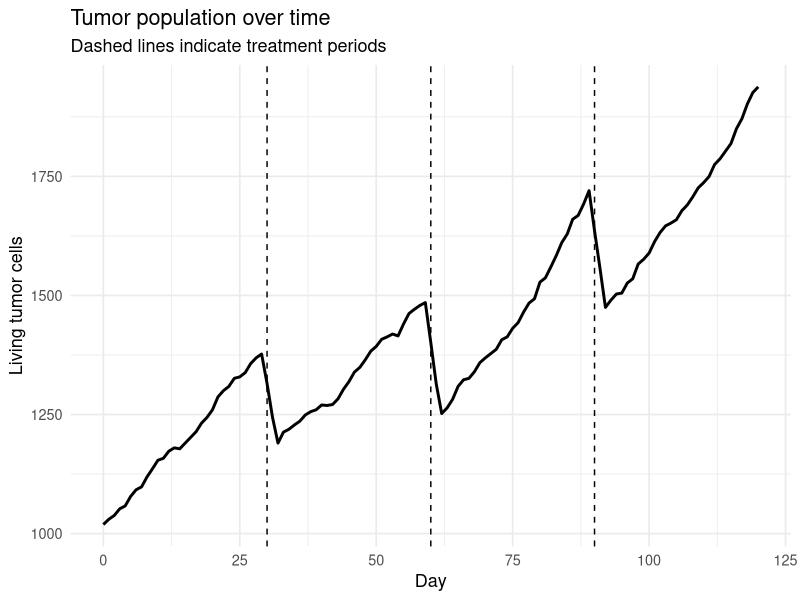
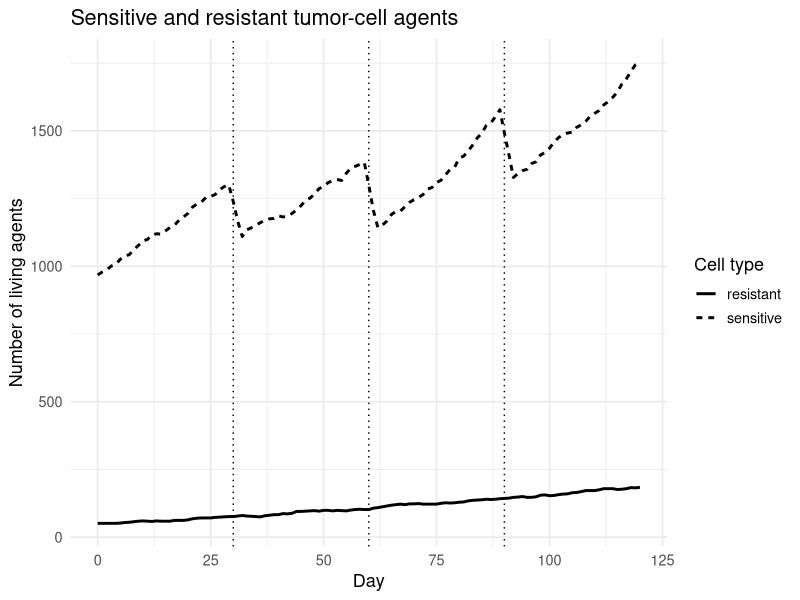
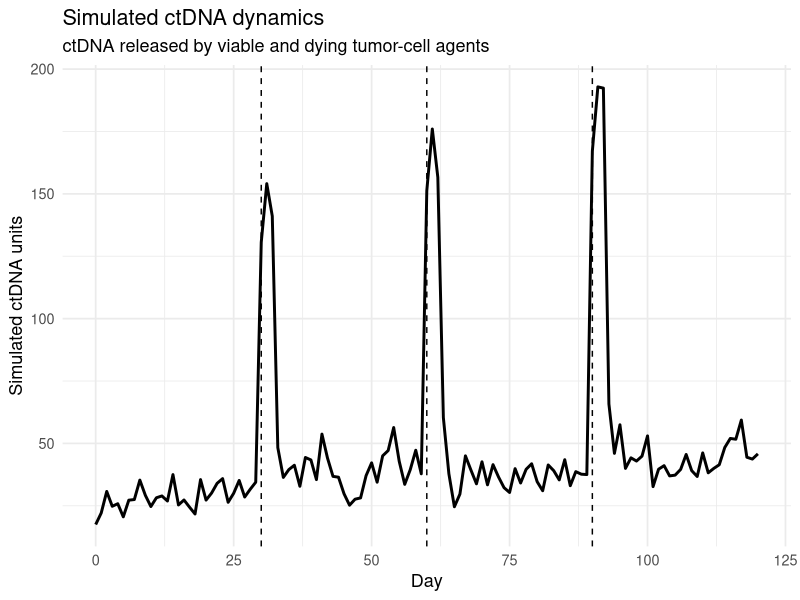
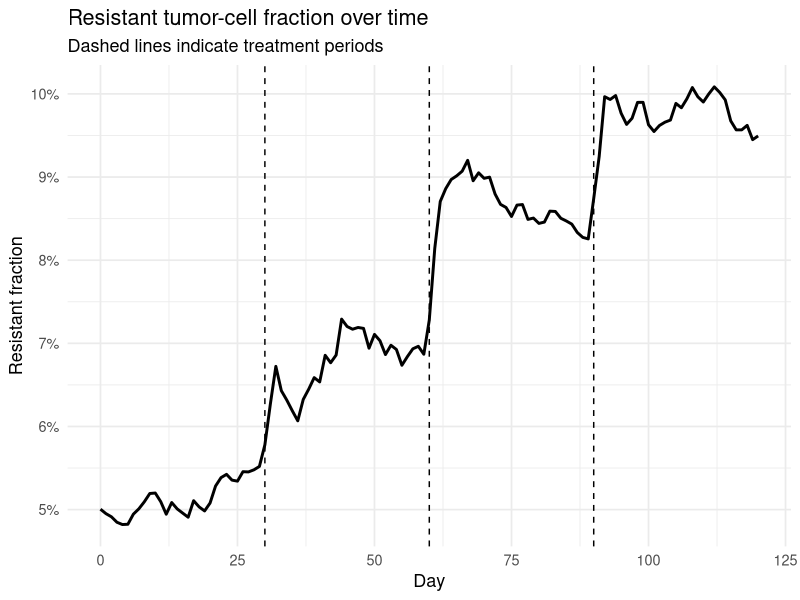
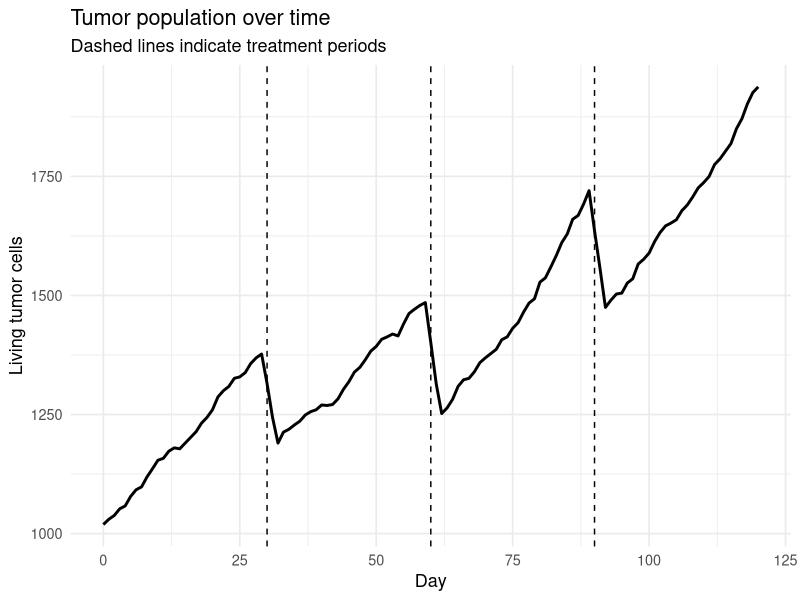
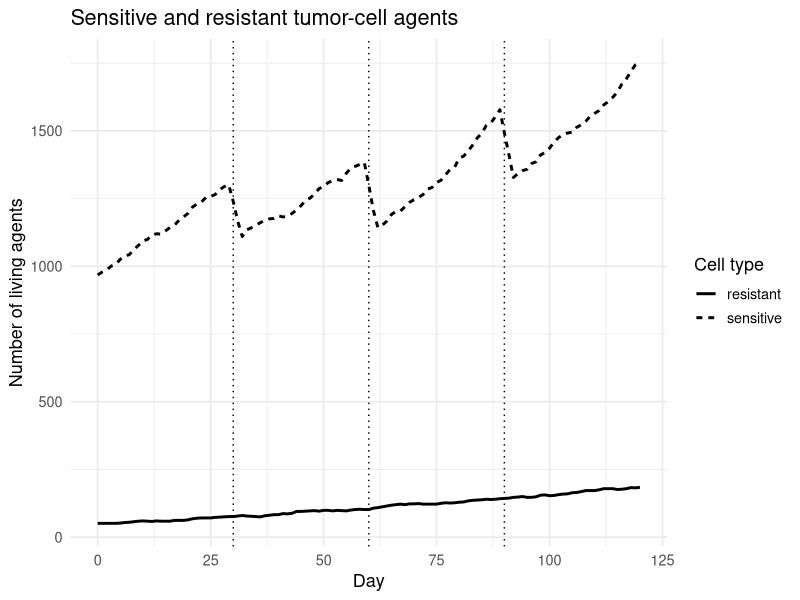
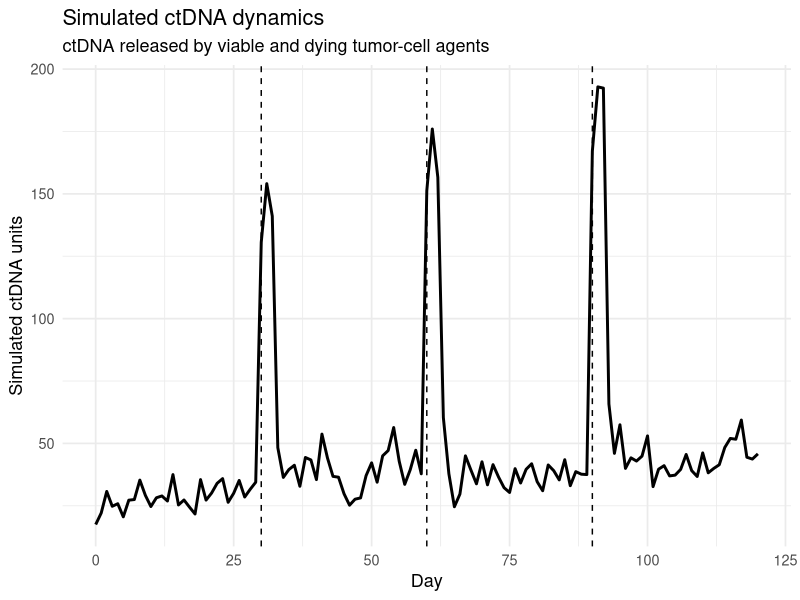
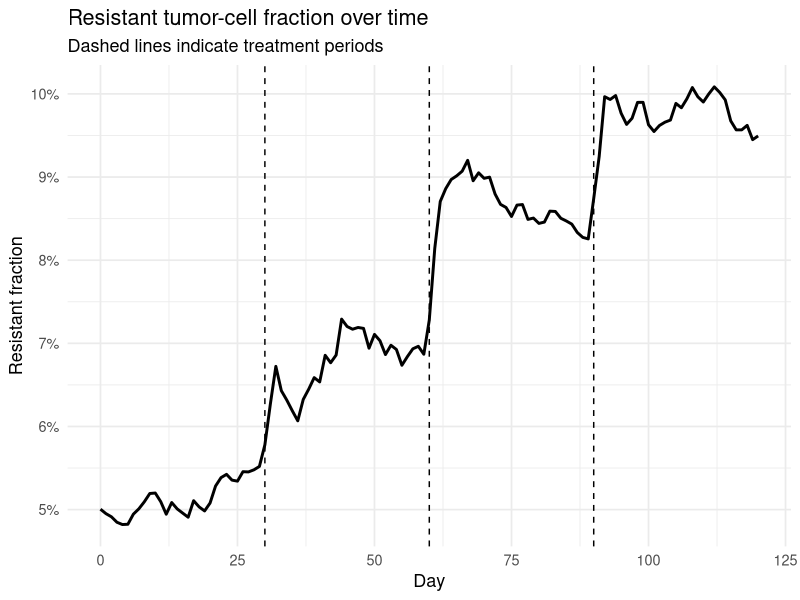

Reproduce these figures in R, in order.
#install.packages(c("dplyr", "ggplot2", "tidyr", "scales"))
library(dplyr)
library(ggplot2)
library(tidyr)
library(scales)


# ============================================================
# SIMPLE INDIVIDUAL-CELL AGENT-BASED MODEL OF ctDNA
# ============================================================

set.seed(123)


# ============================================================
# 1. GENERAL SETTINGS
# ============================================================

simulation_days <- 120

initial_cells <- 1000

initial_resistant_fraction <- 0.05

treatment_days <- c(30, 60, 90)

treatment_duration <- 3


# ============================================================
# 2. BIOLOGICAL PARAMETERS
# ============================================================

# Sensitive cells
division_prob_S <- 0.025
apoptosis_prob_S <- 0.012
necrosis_prob_S <- 0.003

# Resistant cells
division_prob_R <- 0.022
apoptosis_prob_R <- 0.009
necrosis_prob_R <- 0.002


# ============================================================
# 3. TREATMENT EFFECT
# ============================================================

treatment_apoptosis_multiplier_S <- 6
treatment_necrosis_multiplier_S <- 3

treatment_apoptosis_multiplier_R <- 1.5
treatment_necrosis_multiplier_R <- 1.2


# ============================================================
# 4. ctDNA RELEASE
# ============================================================

active_release_S <- 0.002
active_release_R <- 0.003

apoptosis_release_S <- 1.0
apoptosis_release_R <- 1.2

necrosis_release_S <- 2.0
necrosis_release_R <- 2.4

ctDNA_clearance_fraction <- 0.80


# ============================================================
# 5. CREATE INITIAL AGENTS
# ============================================================

n_resistant <- round(
  initial_cells * initial_resistant_fraction
)

n_sensitive <- initial_cells - n_resistant

agents <- data.frame(
  id = 1:initial_cells,
  type = c(
    rep("Sensitive", n_sensitive),
    rep("Resistant", n_resistant)
  ),
  alive = TRUE,
  stringsAsFactors = FALSE
)

next_id <- initial_cells + 1


# ============================================================
# 6. STORAGE
# ============================================================

results <- data.frame()

ctDNA_pool <- 0


# ============================================================
# 7. SIMULATION LOOP
# ============================================================

for (day in 0:simulation_days) {
  
  # ----------------------------------------------------------
  # Determine whether treatment is active
  # ----------------------------------------------------------
  
  treatment_active <- any(
    day >= treatment_days &
      day < treatment_days + treatment_duration
  )
  
  
  # ----------------------------------------------------------
  # Identify living agents
  # ----------------------------------------------------------
  
  living_ids <- agents$id[
    agents$alive
  ]
  
  
  # ----------------------------------------------------------
  # Daily counters
  # ----------------------------------------------------------
  
  apoptosis_today <- 0
  necrosis_today <- 0
  
  new_cells <- list()
  
  
  # ==========================================================
  # EACH AGENT MAKES ITS OWN STOCHASTIC DECISION
  # ==========================================================
  
  for (cell_id in living_ids) {
    
    idx <- which(
      agents$id == cell_id
    )
    
    cell_type <- agents$type[idx]
    
    
    # --------------------------------------------------------
    # Assign biological probabilities
    # --------------------------------------------------------
    
    if (cell_type == "Sensitive") {
      
      division_prob <- division_prob_S
      apoptosis_prob <- apoptosis_prob_S
      necrosis_prob <- necrosis_prob_S
      
      if (treatment_active) {
        
        apoptosis_prob <-
          apoptosis_prob *
          treatment_apoptosis_multiplier_S
        
        necrosis_prob <-
          necrosis_prob *
          treatment_necrosis_multiplier_S
      }
      
    } else {
      
      division_prob <- division_prob_R
      apoptosis_prob <- apoptosis_prob_R
      necrosis_prob <- necrosis_prob_R
      
      if (treatment_active) {
        
        apoptosis_prob <-
          apoptosis_prob *
          treatment_apoptosis_multiplier_R
        
        necrosis_prob <-
          necrosis_prob *
          treatment_necrosis_multiplier_R
      }
    }
    
    
    # --------------------------------------------------------
    # Ensure probabilities do not exceed 1
    # --------------------------------------------------------
    
    apoptosis_prob <- min(
      apoptosis_prob,
      1
    )
    
    necrosis_prob <- min(
      necrosis_prob,
      1
    )
    
    
    # --------------------------------------------------------
    # APOPTOSIS
    # --------------------------------------------------------
    
    if (runif(1) < apoptosis_prob) {
      
      agents$alive[idx] <- FALSE
      apoptosis_today <- apoptosis_today + 1
      
      next
    }
    
    
    # --------------------------------------------------------
    # NECROSIS
    # --------------------------------------------------------
    
    if (runif(1) < necrosis_prob) {
      
      agents$alive[idx] <- FALSE
      necrosis_today <- necrosis_today + 1
      
      next
    }
    
    
    # --------------------------------------------------------
    # CELL DIVISION
    # --------------------------------------------------------
    
    if (runif(1) < division_prob) {
      
      new_cells[[length(new_cells) + 1]] <-
        data.frame(
          id = next_id,
          type = cell_type,
          alive = TRUE,
          stringsAsFactors = FALSE
        )
      
      next_id <- next_id + 1
    }
  }
  
  
  # ==========================================================
  # ADD DAUGHTER CELLS
  # ==========================================================
  
  if (length(new_cells) > 0) {
    
    agents <- bind_rows(
      agents,
      bind_rows(new_cells)
    )
  }
  
  
  # ==========================================================
  # CURRENT POPULATION
  # ==========================================================
  
  sensitive_alive <- sum(
    agents$alive &
      agents$type == "Sensitive"
  )
  
  resistant_alive <- sum(
    agents$alive &
      agents$type == "Resistant"
  )
  
  total_alive <-
    sensitive_alive +
    resistant_alive
  
  
  # ==========================================================
  # ctDNA RELEASE FROM LIVING CELLS
  # ==========================================================
  
  active_ctDNA <-
    sensitive_alive * active_release_S +
    resistant_alive * active_release_R
  
  
  # ==========================================================
  # ctDNA FROM CELL DEATH
  # ==========================================================
  
  death_ctDNA <-
    apoptosis_today *
    mean(
      c(
        apoptosis_release_S,
        apoptosis_release_R
      )
    ) +
    necrosis_today *
    mean(
      c(
        necrosis_release_S,
        necrosis_release_R
      )
    )
  
  
  # ==========================================================
  # ctDNA POOL
  # ==========================================================
  
  ctDNA_pool <-
    ctDNA_pool *
    (
      1 -
        ctDNA_clearance_fraction
    ) +
    active_ctDNA +
    death_ctDNA
  
  
  # ==========================================================
  # SAVE DAILY RESULTS
  # ==========================================================
  
  results <- bind_rows(
    results,
    data.frame(
      day = day,
      sensitive = sensitive_alive,
      resistant = resistant_alive,
      total_cells = total_alive,
      apoptosis = apoptosis_today,
      necrosis = necrosis_today,
      ctDNA = ctDNA_pool,
      treatment = treatment_active
    )
  )
}


# ============================================================
# 8. PRINT FINAL RESULTS
# ============================================================

cat(
  "\n====================================\n"
)

cat(
  "SIMULATION COMPLETE\n"
)

cat(
  "====================================\n"
)

cat(
  "Final sensitive cells:",
  tail(results$sensitive, 1),
  "\n"
)

cat(
  "Final resistant cells:",
  tail(results$resistant, 1),
  "\n"
)

cat(
  "Final total cells:",
  tail(results$total_cells, 1),
  "\n"
)

cat(
  "Final ctDNA:",
  round(
    tail(results$ctDNA, 1),
    2
  ),
  "\n"
)


# ============================================================
# 9. PLOT 1 - TOTAL TUMOR CELLS
# ============================================================

p1 <- ggplot(
  results,
  aes(
    x = day,
    y = total_cells
  )
) +
  geom_line(
    linewidth = 1
  ) +
  geom_vline(
    xintercept = treatment_days,
    linetype = "dashed"
  ) +
  labs(
    title = "Tumor population over time",
    subtitle = "Dashed lines indicate treatment periods",
    x = "Day",
    y = "Living tumor cells"
  ) +
  theme_minimal(
    base_size = 13
  )

print(p1)


# ============================================================
# 10. PLOT 2 - SENSITIVE VS RESISTANT CELLS
# ============================================================

population_long <- results %>%
  select(
    day,
    sensitive,
    resistant
  ) %>%
  pivot_longer(
    cols = c(
      sensitive,
      resistant
    ),
    names_to = "cell_type",
    values_to = "cells"
  )

p2 <- ggplot(
  population_long,
  aes(
    x = day,
    y = cells,
    linetype = cell_type
  )
) +
  geom_line(
    linewidth = 1
  ) +
  geom_vline(
    xintercept = treatment_days,
    linetype = "dotted"
  ) +
  labs(
    title = "Sensitive and resistant tumor-cell agents",
    x = "Day",
    y = "Number of living agents",
    linetype = "Cell type"
  ) +
  theme_minimal(
    base_size = 13
  )

print(p2)


# ============================================================
# 11. PLOT 3 - ctDNA
# ============================================================

p3 <- ggplot(
  results,
  aes(
    x = day,
    y = ctDNA
  )
) +
  geom_line(
    linewidth = 1
  ) +
  geom_vline(
    xintercept = treatment_days,
    linetype = "dashed"
  ) +
  labs(
    title = "Simulated ctDNA dynamics",
    subtitle = "ctDNA released by viable and dying tumor-cell agents",
    x = "Day",
    y = "Simulated ctDNA units"
  ) +
  theme_minimal(
    base_size = 13
  )

print(p3)


# ============================================================
# 12. PLOT 4 - RESISTANT FRACTION
# ============================================================

results_fraction <- results %>%
  mutate(
    resistant_fraction =
      resistant / total_cells
  )

p4 <- ggplot(
  results_fraction,
  aes(
    x = day,
    y = resistant_fraction
  )
) +
  geom_line(
    linewidth = 1
  ) +
  geom_vline(
    xintercept = treatment_days,
    linetype = "dashed"
  ) +
  scale_y_continuous(
    labels = percent_format(
      accuracy = 1
    )
  ) +
  labs(
    title = "Resistant tumor-cell fraction over time",
    subtitle = "Dashed lines indicate treatment periods",
    x = "Day",
    y = "Resistant fraction"
  ) +
  theme_minimal(
    base_size = 13
  )

print(p4)


# ============================================================
# 13. SAVE OUTPUTS
# ============================================================

dir.create(
  "D:/ctdna/model2/plots",
  showWarnings = FALSE,
  recursive = TRUE
)

if (!dir.exists("D:/ctdna/model2/output_data")) {
  dir.create(
    "D:/ctdna/model2/output_data",
    recursive = TRUE
  )
}


# ------------------------------------------------------------
# Save simulation results
# ------------------------------------------------------------

write.csv(
  results,
  "D:/ctdna/model2/output_data/Simple_ABM_results.csv",
  row.names = FALSE
)


# ------------------------------------------------------------
# Save plots
# ------------------------------------------------------------

ggsave(
  filename = "D:/ctdna/model2/plots/Simple_ABM_total_cells.png",
  plot = p1,
  width = 8,
  height = 5,
  dpi = 300
)

ggsave(
  filename = "D:/ctdna/model2/plots/Simple_ABM_sensitive_resistant.png",
  plot = p2,
  width = 8,
  height = 5,
  dpi = 300
)

ggsave(
  filename = "D:/ctdna/model2/plots/Simple_ABM_ctDNA.png",
  plot = p3,
  width = 8,
  height = 5,
  dpi = 300
)

ggsave(
  filename = "D:/ctdna/model2/plots/Simple_ABM_resistant_fraction.png",
  plot = p4,
  width = 8,
  height = 5,
  dpi = 300
)


# ============================================================
# END
# ============================================================

cat(
  "\nFiles saved successfully.\n"
)
